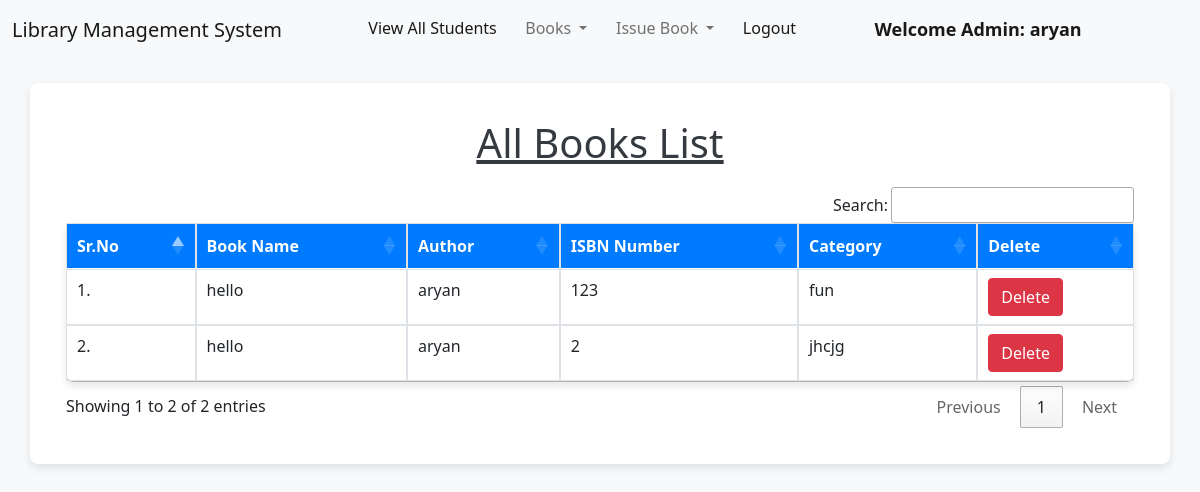
Page /view_books/ (signed in) on the committed database.
### library/models.py (models this page shows, shortened)
class Book(models.Model):
    name = models.CharField(max_length=200)
    author = models.CharField(max_length=200)
    isbn = models.PositiveIntegerField()
    category = models.CharField(max_length=50)

### library/views.py (the view)
# urls.py: path("view_books/", views.view_books, name="view_books"),
@login_required(login_url = '/admin_login')
def view_books(request):
    books = Book.objects.all()
    return render(request, "view_books.html", {'books':books})

### library/templates/view_books.html (shortened to what this page needs)
{% extends 'admin_navbar.html' %}
{% load static %}
{% block body %}
<div class="container mt-4">
    <h1 class="text-center"><u>All Books List</u></h1>
    <table class="table table-hover" id="example">
        <thead>
            <tr>
                <th>Sr.No</th>
                <th>Book Name</th>
                <th>Author</th>
                <th>ISBN Number</th>
                <th>Category</th>
                <th>Delete</th>
            </tr>
        </thead>
        <tbody>
            {% for book in books %}
            <tr>
                <td>{{forloop.counter}}.</td>
                <td>{{book.name}}</td>
                <td>{{book.author}}</td>
                <td>{{book.isbn}}</td>
                <td>{{book.category}}</td>
                <td><a href="/delete_book/{{book.id}}/" class="btn btn-danger" onclick="return confirm('Are you sure you want to delete this book?')">Delete</a></td>
            </tr>
            {% endfor %}
        </tbody>
    </table>
</div>
{% endblock %}

### library/templates/admin_navbar.html (shortened to what this page needs)
<!doctype html>
<html lang="en">
<head>
  <link href="https://cdn.jsdelivr.net/npm/bootstrap@5.1.0/dist/css/bootstrap.min.css" rel="stylesheet">
  <link rel="stylesheet" href="https://cdn.datatables.net/1.10.25/css/jquery.dataTables.min.css">
  <link rel="stylesheet" href="https://cdn.datatables.net/buttons/1.7.1/css/buttons.dataTables.min.css">
</head>
<body>
  <nav class="navbar navbar-expand-lg navbar-light bg-light">
    <div class="container-fluid">
      <a class="navbar-brand" href="#">Library Management System</a>
      <div class="collapse navbar-collapse" id="navbarSupportedContent">
        <ul class="navbar-nav me-auto mb-2 mb-lg-0">
          <li class="nav-item">
            <a class="nav-link active" aria-current="page" href="/view_students/">View All Students</a>
          </li>
          <li class="nav-item dropdown">
            <a class="nav-link dropdown-toggle" href="#" id="navbarDropdownBooks" role="button" data-bs-toggle="dropdown" aria-expanded="false">
              Books
            </a>
          </li>
          <li class="nav-item dropdown">
            <a class="nav-link dropdown-toggle" href="#" id="navbarDropdownIssue" role="button" data-bs-toggle="dropdown" aria-expanded="false">
              Issue Book
            </a>
          </li>
          <li class="nav-item">
            <a class="nav-link active" aria-current="page" href="/logout/">Logout</a>
          </li>
          <li class="nav-item">
            <a style="font-weight:600; font-family:'Segoe UI', Tahoma, Geneva, Verdana, sans-serif; font-size: large;" class="nav-link active" href="#">Welcome Admin: {{request.user}}</a>
          </li>
        </ul>
      </div>
    </div>
  </nav>
  {% block body %}
  {% endblock %}
</body>
</html>

### library/templates/view_books.html (style rules this page uses)
body { background-color: #f8f9fa; }
.container { margin-top: 4%; border-radius: 0.5rem; background: #fff; box-shadow: 0 4px 8px rgba(0,0,0,0.1); padding: 3%; }
h1 { text-align: center; margin-bottom: 20px; color: #343a40; text-decoration: underline; }
.table { width: 100%; background-color: #fff; box-shadow: 0 4px 8px rgba(0,0,0,0.1); border-radius: 0.5rem; }
.table th { background-color: #007bff; color: #fff; }
.table td, .table th { border: 1px solid #dee2e6; padding: 8px; text-align: left; }
.btn-danger { background-color: #dc3545; border-color: #dc3545; }

### rows in the picture
Book: name "hello", author "aryan", isbn "123", category "fun"
Book: name "hello", author "aryan", isbn "2", category "jhcjg"

### other values in the picture
{{ request.user }} "aryan"
